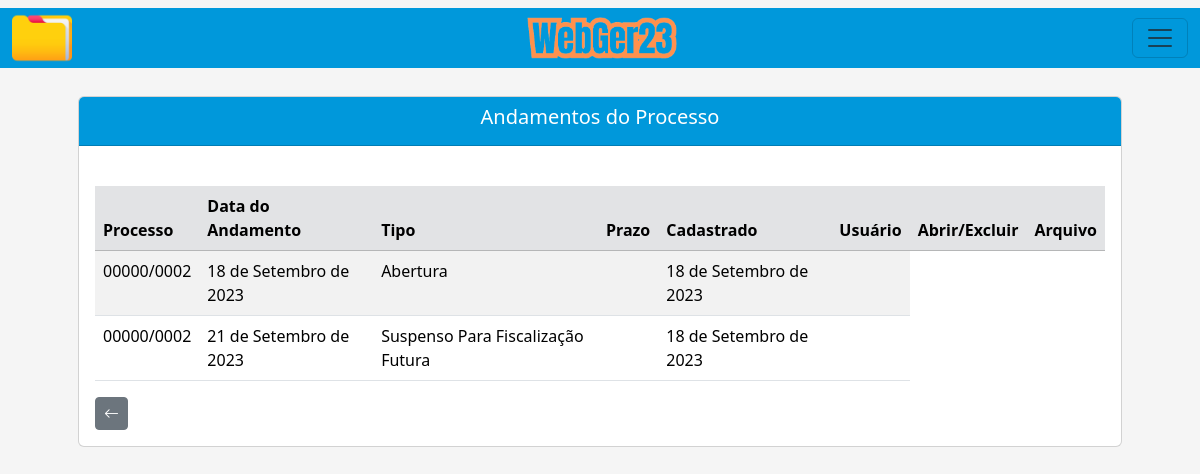
The page /listar/andamento-adm/2 on the database as committed earlier.
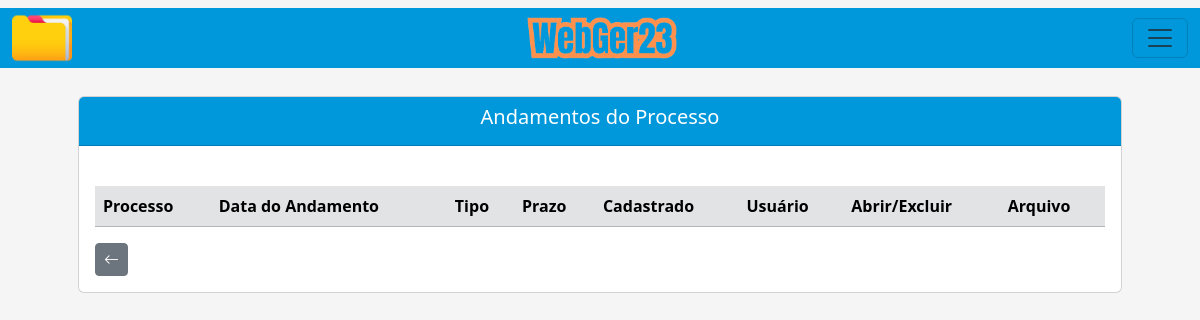
The same page on the database as committed later.
### processo/models.py (models this page shows, shortened)
class Base(models.Model): # Classe base, será herdada pelas outras classes
    data_criacao = models.DateField('data_criação', auto_now_add=True)
    data_alteracao = models.DateField('Alterado', auto_now=True)
    ativo = models.BooleanField('Ativo?', default=True)
    class Meta:
        abstract = True

class AndamentoAdm(Base):
    andamentos = (
    ('Abertura', 'Abertura'), ('Parecer Fiscal', 'Parecer Fiscal'), ('Decisão 1ª Instância', 'Decisão 1ª Instância'), ('Suspenso Para Fiscalização Futura', 'Suspenso Para Fiscalização Futura'), ('Auto de Infração e Termo de Intimação - AITI.', 'Auto de Infração e Termo de Intimação - AITI.'), ('Termo de Intimação Fiscal - TIF.-tif.', 'Termo de Intimação Fiscal - TIF.'), ('Decisão de 2ª Instância', 'Decisão de 2ª Instância'), ('Cobrança de Documentação', 'Cobrança de Documentação'), ('Recurso Voluntário', 'Recurso Voluntário'), ('Fim do Contrato com a Assessoria', 'Fim do Contrato com a Assessoria'), ('Manifestação', 'Manifestação'), ('Recebimento do AR', 'Recebimento do AR'), ('Despacho', 'Despacho'), ('Aguardando Pagamento', 'Aguardando Pagamento'), ('Apresentação de Documentação para Análise', 'Apresentação de Documentação para Análise'), ('Aguardando AR', 'Aguardando AR'), ('Ofício', 'Ofício'), ('Revelia', 'Revelia'), ('Execução', 'Execução'), ('Confissão de Dívida (Parcelamento)', 'Confissão de Dívida (Parcelamento)'), ('Reenvio de Documento', 'Reenvio de Documento'), ('Parecer Juridico', 'Parecer Juridico'), ('Certidão', 'Certidão'), ('Encaminhado', 'Encaminhado'),
    )
    criador_andamento_adm = models.ForeignKey(get_user_model(), verbose_name='Usuário Criador', on_delete=models.CASCADE)
    processo = models.ForeignKey(ProcessoAdm, on_delete=models.CASCADE) # Relacionamento 'One to Many (um para muitos)'
    data_andamento = models.DateField(verbose_name='Data do Andamento')
    andamento = models.CharField(max_length=100, choices=andamentos, verbose_name='Andamento')
    dias = models.IntegerField(blank=True, null=True)
    data_prazo = models.DateField(blank=True, null=True)
    funcionario = models.CharField(max_length=50, blank=True, null=True)
    data_recebimento = models.DateField(blank=True, null=True)
    complemento = models.CharField(max_length=150, blank=True, null=True)
    arquivo_1 = models.FileField(upload_to='uploads/', verbose_name='Arquivo', blank=True)
    arquivo_2 = models.FileField(upload_to='uploads/', verbose_name='Arquivo', blank=True)
    arquivo_3 = models.FileField(upload_to='uploads/', verbose_name='Arquivo', blank=True)

class ProcessoAdm(Base):
    ufs = (
        ('MS', 'MS'), ('MT', 'MT'), ('SP', 'SP'), ('RJ', 'RJ'),
    )
    municipios = (
        ('Selvíria', 'Selvíria'), ('Inocência', 'Inocência'),
    )
    tipo_pessoas = (
        ('Física', 'Física'), ('Jurídica', 'Jurídica'),
    )
    criador_processo_adm = models.ForeignKey(get_user_model(), verbose_name='Usuário Criador', on_delete=models.CASCADE) # Usuário que criou o processo, utilizando chave primária com o get_user_model do django, para utilizar o usuário logado automaticamente
    numero = models.CharField(unique=True, verbose_name='N°', max_length=10) # Número do processo
    municipio = models.CharField(max_length=50, choices=municipios, verbose_name='Município') # Município
    uf = models.CharField(max_length=2, choices=ufs) # UF
    data_inicial = models.DateField(blank=True, null=True) # Data Inicial do Período do processo
    data_final = models.DateField(blank=True, null=True) # Data final do Período do processo
    data_div_ativa = models.DateField(blank=True, null=True) # Data dívida ativa
    valor_atributo = models.CharField(max_length=14, blank=True, null=True)  # Valor do atributo
    valor_multa = models.CharField(max_length=14, blank=True, null=True) # Valor da multa
    valor_credito = models.CharField(max_length=14, blank=True, null=True) # Valor do crédito
    valor_atualizado = models.CharField(max_length=14, blank=True, null=True) # Valor do atualizado
    data_valor_atualizado = models.DateField(blank=True, null=True) # Data valor atualizado
    nome_contribuinte = models.CharField(max_length=50)  # Nome / Razão Social
    tipo_pessoa = models.CharField(max_length=50, choices=tipo_pessoas) # Física / Jurídica
    documento = models.CharField(max_length=20, verbose_name='CPF/CNPJ', unique=True) # CPF / CNPJ
    nome_fantasia = models.CharField(max_length=50, blank=True, null=True) # Nome Fantasia
    email = models.EmailField(max_length=50, blank=True, null=True) # E-mail
    endereco = models.CharField(max_length=150) # Rua
    complemento = models.CharField(max_length=50, blank=True, null=True) # Complemento
    municipio_contribuinte = models.CharField(max_length=50, blank=True, null=True) # Município Contribuinte
    uf_contribuinte = models.CharField(max_length=2, choices=ufs, verbose_name='UF', blank=True, null=True) # UF Contribuinte
    cep = models.CharField(max_length=10, blank=True, null=True) # CEP
    telefone = models.CharField(max_length=20, blank=True, null=True) # Telefone
    celular = models.CharField(max_length=20, blank=True, null=True) # Celular
    def __str__(self):
        return f'{self.numero}'

### processo/views.py (the view)
# urls.py: path('listar/andamento-adm/<int:pk>', AndamentoAdmList.as_view(), name='andamento-adm-list' )
class AndamentoAdmList(ListView):
    model = ProcessoAdm
    template_name = 'processos/lists/andamento_adm_list.html'
    def get_queryset(self):
        pk_processo = self.kwargs.get('pk') # Pega a pk(primary key) da URL, pk do processo
        processo = ProcessoAdm.objects.get(pk=pk_processo)  # Pega o processo que possui a pk recebida (pk é a primary key do processo)
        andamentos = processo.andamentoadm_set.all()  # Pega todos os atributos do andamento
        return andamentos

### processo/templates/processos/lists/andamento_adm_list.html (shortened to what this page needs)
{% extends 'index.html' %}
{% load static %}
{% block conteudo %}
    <div class="container p-5">
        <br><br>
        <div class="card">
            <div class="card-header text-white" style="background-color: #0098DB;">
                <h5 style="text-align: center;">Andamentos do Processo</h5>
            </div>
            <div class="card-body">
                <div class="table-responsive">
                    <br>
                    <table class="table table-striped" id="tabela-listar-andamento">
                        <thead>
                            <tr class="table-secondary">
                                <th>Processo</th>
                                <th>Data do Andamento</th>
                                <th>Tipo</th>
                                <th>Prazo</th>
                                <th>Cadastrado</th>
                                <th>Usuário</th>
                                <th>Abrir/Excluir</th>
                                <th>Arquivo</th>
                            </tr>
                        </thead>
                        <tbody>
                            {% for andamento in object_list %}
                            <tr>
                                <td>{{ andamento.processo }}</td>
                                <td>{{ andamento.data_andamento }}</td>
                                <td>{{ andamento.andamento }}</td>
                                {% if andamento.data_prazo == Null %}
                                <td></td>
                                {% else %}
                                <td>{{ andamento.data_prazo }}</td>
                                {% endif%}
                                <td>{{ andamento.data_criacao }}</td>
                                <td>{{ andamento.criador_andamento_adm.get_full_name }}</td>
                            </tr>
                            {% endfor %}
                        </tbody>
                    </table>
                    <a href="{% url 'proc-adm-list' %}" class="btn btn-secondary btn-sm"><i class="bi bi-arrow-left" style="font-size: 15px;"></i></a>
                </div>
            </div>
        </div>
        <br>
    </div>
{% endblock %}

Rows that differ between the two databases and show on the page:
no longer on this page (row edited): AndamentoAdm: processo "00000/0002", data_andamento "18 de Setembro de 2023", andamento "Abertura", data_criacao "18 de Setembro de 2023"
removed AndamentoAdm: processo "00000/0002", data_andamento "21 de Setembro de 2023", andamento "Suspenso Para Fiscalização Futura", data_criacao "18 de Setembro de 2023"
